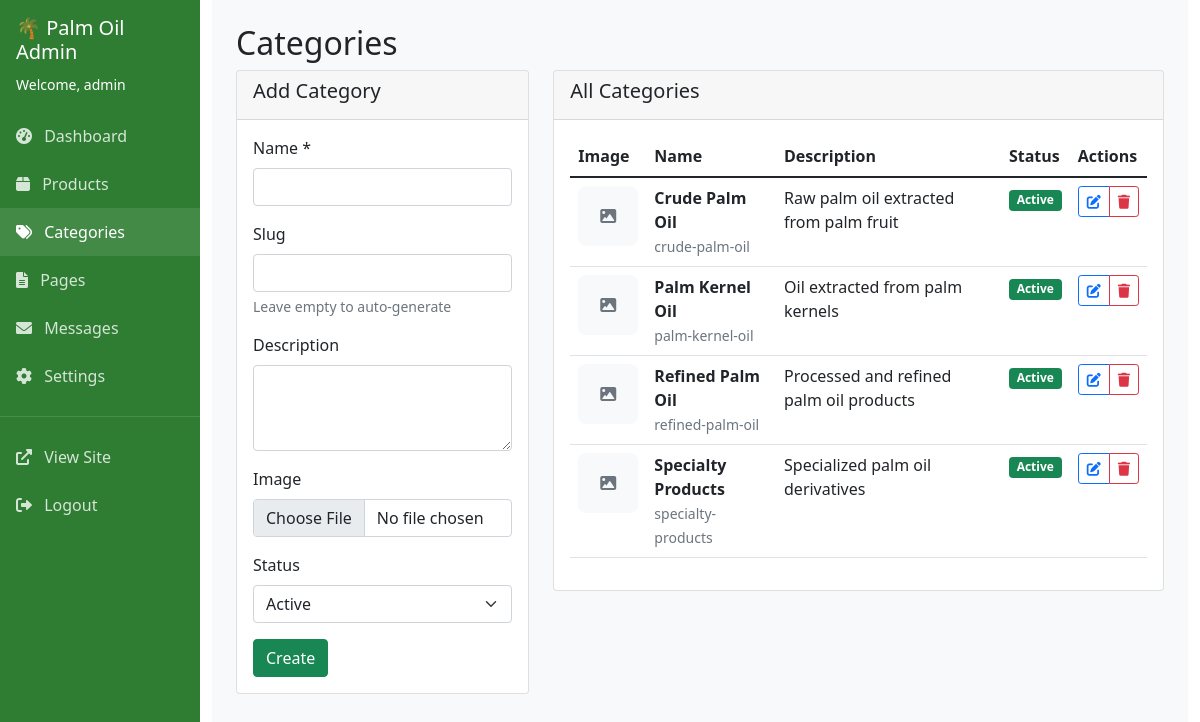
Screenshot of /admin/categories.php (signed in) with the database file from the repository.
### tables this page shows
CREATE TABLE IF NOT EXISTS categories (
    id INT AUTO_INCREMENT PRIMARY KEY,
    name VARCHAR(100) NOT NULL,
    description TEXT,
    slug VARCHAR(100) UNIQUE NOT NULL,
    image VARCHAR(255),
    status ENUM('active', 'inactive') DEFAULT 'active',
    created_at TIMESTAMP DEFAULT CURRENT_TIMESTAMP,
    updated_at TIMESTAMP DEFAULT CURRENT_TIMESTAMP ON UPDATE CURRENT_TIMESTAMP
);

### admin/categories.php (the view, shortened to what this page needs)
<?php
$db = getDB();
$categories = $db->query("SELECT * FROM categories ORDER BY name")->fetchAll();
$editCategory = null;
?>
<!DOCTYPE html>
<html lang="en">
<head>
    <link href="https://cdn.jsdelivr.net/npm/bootstrap@5.1.3/dist/css/bootstrap.min.css" rel="stylesheet">
    <link href="https://cdnjs.cloudflare.com/ajax/libs/font-awesome/6.0.0/css/all.min.css" rel="stylesheet">
</head>
<body>
    <div class="container-fluid">
        <div class="row">
            <div class="col-md-3 col-lg-2 px-0">
                <div class="sidebar">
                    <div class="p-3">
                        <h5>🌴 Palm Oil Admin</h5>
                        <small>Welcome, <?php echo $_SESSION['admin_username']; ?></small>
                    </div>
                    <nav class="nav flex-column">
                        <a class="nav-link" href="dashboard.php">
                            <i class="fas fa-tachometer-alt me-2"></i> Dashboard
                        </a>
                        <a class="nav-link" href="products.php">
                            <i class="fas fa-box me-2"></i> Products
                        </a>
                        <a class="nav-link active" href="categories.php">
                            <i class="fas fa-tags me-2"></i> Categories
                        </a>
                        <a class="nav-link" href="pages.php">
                            <i class="fas fa-file-alt me-2"></i> Pages
                        </a>
                        <a class="nav-link" href="messages.php">
                            <i class="fas fa-envelope me-2"></i> Messages
                        </a>
                        <a class="nav-link" href="settings.php">
                            <i class="fas fa-cog me-2"></i> Settings
                        </a>
                        <hr class="text-white-50">
                        <a class="nav-link" href="../index.php" target="_blank">
                            <i class="fas fa-external-link-alt me-2"></i> View Site
                        </a>
                        <a class="nav-link" href="logout.php">
                            <i class="fas fa-sign-out-alt me-2"></i> Logout
                        </a>
                    </nav>
                </div>
            </div>
            <div class="col-md-9 col-lg-10">
                <div class="main-content p-4">
                    <h2>Categories</h2>
                    <div class="row">
                        <div class="col-md-4">
                            <div class="card">
                                <div class="card-header">
                                    <h5><?php echo $editCategory ? 'Edit' : 'Add'; ?> Category</h5>
                                </div>
                                <div class="card-body">
                                    <form method="POST" enctype="multipart/form-data">
                                        <div class="mb-3">
                                            <label for="name" class="form-label">Name *</label>
                                            <input type="text" class="form-control" id="name" name="name"
                                                   value="<?php echo htmlspecialchars($editCategory['name'] ?? ''); ?>" required>
                                        </div>
                                        <div class="mb-3">
                                            <label for="slug" class="form-label">Slug</label>
                                            <input type="text" class="form-control" id="slug" name="slug"
                                                   value="<?php echo htmlspecialchars($editCategory['slug'] ?? ''); ?>">
                                            <div class="form-text">Leave empty to auto-generate</div>
                                        </div>
                                        <div class="mb-3">
                                            <label for="description" class="form-label">Description</label>
                                            <textarea class="form-control" id="description" name="description" rows="3"><?php echo htmlspecialchars($editCategory['description'] ?? ''); ?></textarea>
                                        </div>
                                        <div class="mb-3">
                                            <label for="image" class="form-label">Image</label>
                                            <input type="file" class="form-control" id="image" name="image" accept="image/*">
                                        </div>
                                        <div class="mb-3">
                                            <label for="status" class="form-label">Status</label>
                                            <select class="form-select" id="status" name="status">
                                                <option value="active" <?php echo ($editCategory['status'] ?? 'active') == 'active' ? 'selected' : ''; ?>>Active</option>
                                            </select>
                                        </div>
                                        <div class="d-flex gap-2">
                                            <button type="submit" class="btn btn-success">
                                                <?php echo $editCategory ? 'Update' : 'Create'; ?>
                                            </button>
                                        </div>
                                    </form>
                                </div>
                            </div>
                        </div>
                        <div class="col-md-8">
                            <div class="card">
                                <div class="card-header">
                                    <h5>All Categories</h5>
                                </div>
                                <div class="card-body">
                                    <?php if (empty($categories)): ?>
                                        <div class="text-center py-4">
                                            <i class="fas fa-tags fa-3x text-muted mb-3"></i>
                                            <h6 class="text-muted">No categories found</h6>
                                            <p class="text-muted">Create your first category using the form.</p>
                                        </div>
                                    <?php else: ?>
                                        <div class="table-responsive">
                                            <table class="table table-hover">
                                                <thead>
                                                    <tr>
                                                        <th>Image</th>
                                                        <th>Name</th>
                                                        <th>Description</th>
                                                        <th>Status</th>
                                                        <th>Actions</th>
                                                    </tr>
                                                </thead>
                                                <tbody>
                                                    <?php foreach ($categories as $category): ?>
                                                        <tr>
                                                            <td>
                                                                <?php if ($category['image']): ?>
                                                                    <img src="<?php echo UPLOAD_URL . $category['image']; ?>"
                                                                         alt="<?php echo htmlspecialchars($category['name']); ?>"
                                                                         class="category-image">
                                                                <?php else: ?>
                                                                    <div class="category-image bg-light d-flex align-items-center justify-content-center">
                                                                        <i class="fas fa-image text-muted"></i>
                                                                    </div>
                                                                <?php endif; ?>
                                                            </td>
                                                            <td>
                                                                <strong><?php echo htmlspecialchars($category['name']); ?></strong>
                                                                <br>
                                                                <small class="text-muted"><?php echo htmlspecialchars($category['slug']); ?></small>
                                                            </td>
                                                            <td><?php echo htmlspecialchars($category['description']); ?></td>
                                                            <td>
                                                                <span class="badge bg-<?php echo $category['status'] == 'active' ? 'success' : 'secondary'; ?>">
                                                                    <?php echo ucfirst($category['status']); ?>
                                                                </span>
                                                            </td>
                                                            <td>
                                                                <div class="btn-group btn-group-sm">
                                                                    <a href="categories.php?edit=<?php echo $category['id']; ?>"
                                                                       class="btn btn-outline-primary">
                                                                        <i class="fas fa-edit"></i>
                                                                    </a>
                                                                    <a href="categories.php?delete=<?php echo $category['id']; ?>"
                                                                       class="btn btn-outline-danger"
                                                                       onclick="return confirm('Are you sure you want to delete this category?')">
                                                                        <i class="fas fa-trash"></i>
                                                                    </a>
                                                                </div>
                                                            </td>
                                                        </tr>
                                                    <?php endforeach; ?>
                                                </tbody>
                                            </table>
                                        </div>
                                    <?php endif; ?>
                                </div>
                            </div>
                        </div>
                    </div>
                </div>
            </div>
        </div>
    </div>
</body>
</html>

### admin/categories.php (style rules this page uses)
.sidebar { background: #2E7D32; min-height: 100vh; color: white; }
.sidebar .nav-link { color: rgba(255,255,255,0.8); padding: 0.75rem 1rem; }
.sidebar .nav-link:hover, .sidebar .nav-link.active { color: white; background: rgba(255,255,255,0.1); }
.main-content { background: #f8f9fa; min-height: 100vh; }
.category-image { width: 60px; height: 60px; object-fit: cover; border-radius: 8px; }

### rows the page displays
categories: name "Crude Palm Oil", slug "crude-palm-oil", description "Raw palm oil extracted from palm fruit", status "Active"
categories: name "Palm Kernel Oil", slug "palm-kernel-oil", description "Oil extracted from palm kernels", status "Active"
categories: name "Refined Palm Oil", slug "refined-palm-oil", description "Processed and refined palm oil products", status "Active"
categories: name "Specialty Products", slug "specialty-products", description "Specialized palm oil derivatives", status "Active"

### other values shown
$_SESSION['admin_username'] "admin"
